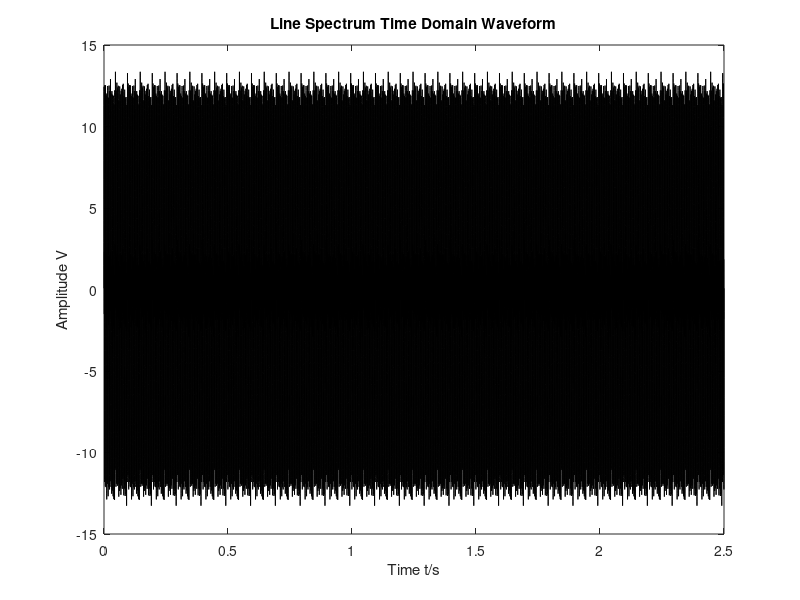
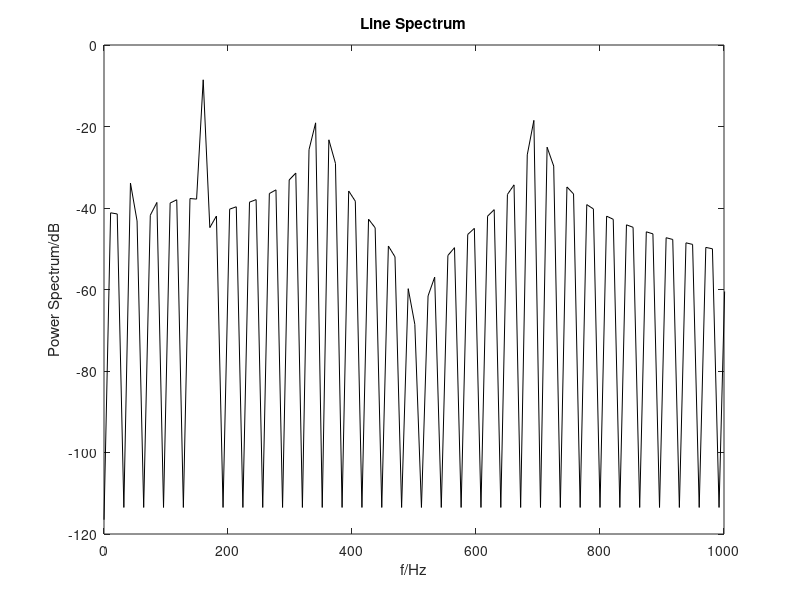

Recreate these plots in MATLAB, in order. (Note: this script raises an error after producing the figures.)
clc;
clear all;
clf;

Fs = 32000;
n = 6; % Number of propeller blades
s = 1; % Propeller speed

%%%% Below 100Hz, the line spectrum frequencies can be represented as follows %%%%
Ts = 0:1/Fs:2.5; % Time series
ni = 8; % Eight line spectra
Ak = 0.5 * rand(1,10); % Line spectrum amplitude
Ik = 0.25 * pi * rand(1,10); % Random phases

% Calculate the line spectrum frequencies
f1 = zeros(1, ni);
C = [];
for m1 = 1:ni
    f1(m1) = m1 * n * s;
end
f = f1;
disp(f)

%%% K represents the number of line spectra, Ak, f, Ik correspond to the amplitude, frequency, and phase of the k-th line spectrum
%% Calculate the power spectrum %%%
fi = 80;
L = 4; % The highest frequency of line spectra cannot exceed 100Hz, with the highest being ni*fi/L
fait = 0.25 * pi;
temp = 1:1:ni;
G = 0;
for i = 1:1:ni               
   G1 = Ak(i) * sin(temp(i) * (2 * pi * fi / L * Ts + fait) + Ik(i));
   G = G + G1;
end

G = G + 7.5 * sin(2 * pi * 350 * Ts) + 6.5 * sin(2 * pi * 700 * Ts);

figure;
plot(Ts, G, 'k');
xlabel('Time t/s');
ylabel('Amplitude V');
title('Line Spectrum Time Domain Waveform');

%% 

% Power spectrum analysis
window = boxcar(length(G)); % Rectangular window 
nfft = 3000; 
[Pxxm, f] = periodogram(G, window, nfft, Fs); % Direct method 
PxxM = 10 * log10(Pxxm);

figure(); 
plot(f, PxxM, 'k');
xlabel('f/Hz');
ylabel('Power Spectrum/dB'); % Plot the graph before 3000
title('Line Spectrum');
xlim([0, 1000]);

%%%% White noise construction using a FIR filter with a specific response %%%%

%%%% Use Box-Muller method to generate normally distributed random numbers (mean = 0, std = 1) %%%%

m = 10;
n1 = 5;
t0 = 5000; % Generate normally distributed random numbers

for i = 1:t0   
    a = rand;    
    b = rand;     
    X1(i) = sqrt((-2) * log10(a)) * cos(2 * pi * b);   
    X2(i) = sqrt((-2) * log10(a)) * sin(2 * pi * b);     
    Y1 = X1 * n1 + m;    
    Y2 = X2 * n1 + m; 
end
disp(Y1); % Calculate the mean and standard deviation 
M1 = mean(Y1);
N1 = std(Y1);
disp(M1);
disp(N1); 
disp(Y1); % Calculate the mean and standard deviation 
M2 = mean(Y2);
N2 = std(Y2); 
disp(M2); 
disp(N2); 
h1 = lillietest(Y1);     % If h1 = 1, it means the null hypothesis is rejected, otherwise, it is accepted (i.e., the original distribution is normal)
disp(h1); 
h2 = lillietest(Y2);     % If h2 = 1, it means the null hypothesis is rejected, otherwise, it is accepted (i.e., the original distribution is normal) 
disp(h2);

To = 0.02; 
y = Y2;
N = length(y);
A(1:N) = exp(-To); 
C(1:N) = 1; 
R(1:N) = 1; 
Q(1:N) = 1 - exp(-2 * To); 
P(1) = 1; 

x(1) = y(1); % x(0) = 0; H(1) = 1; 
for n = 2:N 
    P1(n) = A(n) * A(n) * P(n - 1) + Q(n); 
    H(n) = C(n) * P1(n) / (C(n) * C(n) * P1(n) + R(n)); 
    x(n) = A(n) * x(n - 1) + H(n) * (y(n) - C(n) * A(n) * x(n - 1)); 
    P(n) = (1 - C(n) * H(n)) * P1(n); 
end 
i = [1:N]; 
figure(3)
subplot(311)
% x = x(n) / abs(x(n));
plot(i, x, 'k') 
xlabel('Sample Points'); ylabel('Amplitude'); title('White Noise Time Domain Waveform');
set(get(gca, 'XLabel'), 'FontSize', 12); % Graph text size set to 12
set(get(gca, 'YLabel'), 'FontSize', 12);
set(get(gca, 'TITLE'), 'FontSize', 10);
% grid on; 

%%%%% Power Spectrum of White Noise %%%%%%%%
subplot(3,1,2);
P = abs(fft(x)); % Spectrum
fm = (Fs / 2) * N / Fs;
f = (0: fm) * Fs / N;

plot(f, P(1:length(f)), 'k');
% grid on
title('Power Spectrum of White Noise'); xlabel('Frequency'); ylabel('Amplitude');
set(get(gca, 'XLabel'), 'FontSize', 12); % Graph text size set to 12
set(get(gca, 'YLabel'), 'FontSize', 12);
set(get(gca, 'TITLE'), 'FontSize', 10);

CX = xcorr(x, 'unbiased'); % Calculate autocorrelation function of sequence x(n)
CXk = fft(CX, N);
Px = abs(CXk);
index = 0: round(N / 2);
k = index * Fs / N;
Px0 = 10 * log10(Px(index + 1));
subplot(313)
plot(k, Px0, 'k'); 
% grid on;
xlabel('Frequency'); ylabel('Power Spectrum/dB');
title('Power Spectrum of White Noise');
set(get(gca, 'XLabel'), 'FontSize', 12); % Graph text size set to 12
set(get(gca, 'YLabel'), 'FontSize', 12);
set(get(gca, 'TITLE'), 'FontSize', 10);

%% 

%%%% Ideal Ship Radiated Noise Model %%%%
V = 13; % Ship speed
DT = 25000; % Ship displacement, in tons

SLs = 112 + 50 * log(V / 10) + 15 * log(DT); % Empirical formula for sound level above 100Hz, in dB
% Calculate the spectral peak frequency f0
if V >= 10
    f0 = 300 - 200 * (V - 10) / 30;  % For V >= 10 knots
else
    f0 = 300;  % For V < 10 knots
end

SLf0 = SLs + 20 - 20 * log(f0); % Sound pressure level at the spectral peak

K1 = 1; % Slope below the spectral peak frequency
K2 = -20; % Slope above the spectral peak frequency

%%%% Model the continuous spectrum %%%%
ff = 0:1:10000;
SLf = (SLf0 - K1 * log(f0 ./ ff)) .* (ff < f0) + SLf0 .* (ff == f0) + (SLf0 + K2 * log(ff ./ f0)) .* (f0 < ff);

figure(5)
plot(ff, SLf, 'k');
xlabel('Frequency/Hz'); xlim([0, 1100])
ylabel('Sound Pressure Level/dB'); % ylim([160, 200])
title('Expected Continuous Spectrum Curve')
% grid on;
%% 

% Periodic components
Nf = 5000;
n = 0:Nf-1;
t = n / Fs;
f = (0:Nf-1) * Fs / Nf;
Nfft = 2048;
si = 3 * sin(2 * pi * 60 * t) + 2 * sin(2 * pi * 90 * t) + 1 * sin(2 * pi * 120 * t);

% Signal = wgn(2048, 1, 60); % White noise with SNR -20.93 (60), -11.08 (50), 0.219 (35)

[N0, Wc] = buttord([0.05, 0.051], [0.025, 0.1], 6, 9); % wp = 300 / 6000 = 0.05, ws1 = 150 / 6000 = 0.025, ws2 = 600 / 6000 = 0.01
[b, a] = butter(N0, Wc);
xn1 = filter(b, a, x');
figure(6);
subplot(211)
plot(xn1, 'k');
xlabel('Sample Points')
ylabel('Amplitude')
title('Continuous Spectrum Time Domain Waveform')
xn = xn1 + (si(1:length(xn1)))';

subplot(212)
N1 = 2048;
Pxx = 10 * log10(abs(fft(xn, Nfft).^2));
f11 = (0: length(Pxx)-1) * Fs / length(Pxx);
plot(f11, Pxx, 'k');
xlabel('f/Hz');
ylabel('Power Spectrum/dB'); title('Continuous Spectrum')
xlim([0 3000]); % Plot before 3000

% [t1, r1] = size(Pxx);
% [t2, r2] = size(PxxM);
% B1 = zeros((t2 - t1), 1); B = [Pxx; B1];


% 计算 Power Spectrum 和 Time Domain Waveform
PP = Pxx(1:length(PxxM)) + PxxM;
ss = (G((1:length(xn))))' + xn;
PP = Pxx(1:length(PxxM)) + PxxM+100;
figure;
subplot(2,1,2);
plot(f11(1:length(PP)), PP)
xlabel('f/Hz');
ylabel('Power Spectrum/dB');
title('Tanker Radiated Noise');
xlim([0,5000]);

subplot(2,1,1);
ss = (G((1:length(xn))))' + xn;
% tf = t * Ts;
pp = length(ss);
tf = Ts * pp / Fs;
plot(tf(1:length(ss)), ss / norm(ss))
title('Tanker Radiated Noise Time Domain Waveform');
xlabel('Time(s)');
ylabel('Normalized Amplitude');

%% MFCC
signal = ss; % 输入信号
Fs = 32000; % 采样频率

% 参数设置
win_length = 0.025; % 窗长 (秒)
hop_length = 0.01; % 窗间隔 (秒)
n_mfcc = 15; % 提取的MFCC数量
n_fft = 512; % FFT 点数
num_mel_filters = 26; % Mel 滤波器数量

% 1. 预加重
pre_emphasis = 0.97; % 预加重系数
signal = filter([1 -pre_emphasis], 1, signal);

% 2. 分帧
frame_length = round(win_length * Fs); % 每帧采样点数
frame_hop = round(hop_length * Fs); % 帧移采样点数
frames = buffer(signal, frame_length, frame_length - frame_hop, 'nodelay');

% 3. 加窗
hamming_window = hamming(frame_length); % Hamming 窗
frames = frames .* hamming_window;

% 4. 快速傅里叶变换与功率谱
mag_frames = abs(fft(frames, n_fft)); % FFT 变换
pow_frames = (1 / n_fft) * (mag_frames .^ 2); % 功率谱

% 5. Mel 滤波器组
mel_filters = melFilterBank(Fs, n_fft, num_mel_filters); % Mel 滤波器
mel_energy = pow_frames(1:(n_fft / 2 + 1), :)' * mel_filters'; % Mel 滤波后能量

% 6. 对数能量计算
log_mel_energy = log(mel_energy + eps); % 避免 log(0)

% 7. 离散余弦变换 (DCT)
coeffs = dct(log_mel_energy, [], 2); % 计算 DCT
mfcc = coeffs(:, 1:n_mfcc); % 提取前 n_mfcc 个系数

% 8. 绘制 3D MFCC 图
num_frames = size(mfcc, 1); % 总帧数
num_coeffs = size(mfcc, 2); % MFCC 系数数量
[frame_idx, coeff_idx] = meshgrid(1:num_frames, 1:num_coeffs);

% 创建图形
figure;

% 使用 surf 绘制填充颜色的表面，并保存句柄
h = surf(frame_idx, coeff_idx, mfcc', 'FaceColor', 'interp', 'EdgeColor', 'k'); % 填充颜色并添加网格线


% 设置标签和标题
xlabel('Frame Index');
ylabel('MFCC Coefficients');
zlabel('Amplitude');
title('3D MFCC Features of Tanker');
colorbar;
colormap("parula");

% 设置视角
view(60, 30);
set(gcf, 'LineWidth', 2);
% 启用插值着色
shading interp;

%% 设置 STFT 参数
window_length = 1024; % 窗口长度
noverlap = window_length / 2; % 窗口重叠量（50%重叠）
nfft = 1024; % FFT 点数

% 计算信号的 STFT
[~, F, T, P] = spectrogram(ss, window_length, noverlap, nfft, Fs);

% 将功率谱转换为 dB 标度
P_dB = 10 * log10(abs(P));

% 绘制 STFT 时频图
figure;

% 绘制时频图
imagesc(T, F, P_dB); % 时频图
axis xy; % 反转 y 轴，使频率从低到高
xlabel('Time(s)');
ylabel('Frequency (Hz)');
title('STFT of Tanker');
ylim([0,3000]);
colorbar; % 显示色标
caxis([-100 0]); % 设置颜色条范围（dB）
